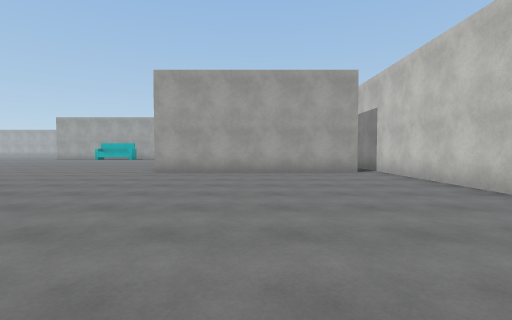
view 1 (above)

17 first-person views from a walk through a Unity game level. The camera is 1.3 m above the floor, tilts 2° down and sees 85° across. The floor is counted in squares, 2 m on a side. Each view is taken from the middle of a square. On the plan, view 1 faces up. The plan holds only what a view shows up to about 9 squares ahead; the rest is blank. The place goes on beyond the plan. Surface patterns are stand-ins for the level's own textures.

view 2
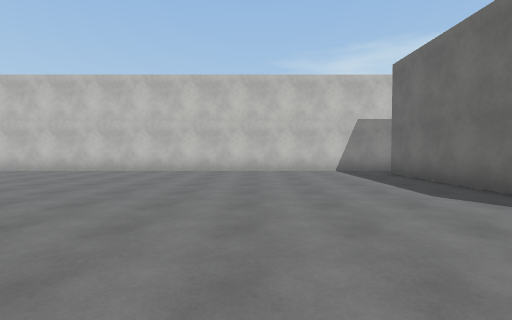

view 3
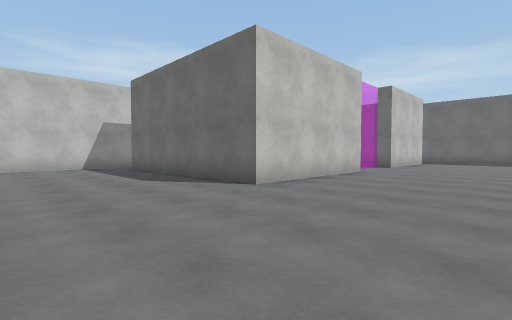

view 4
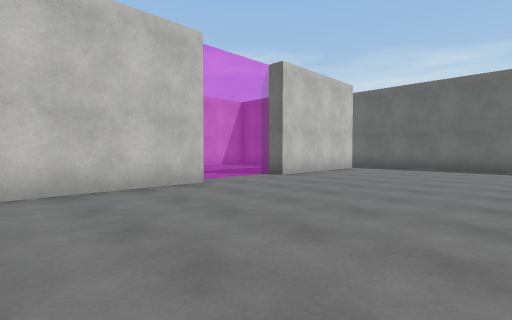

view 5
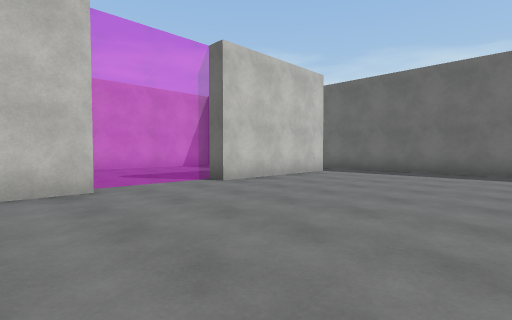

view 6
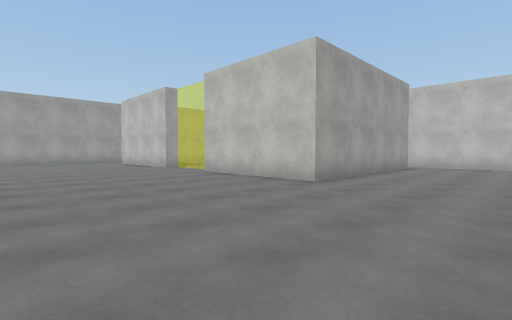

view 7
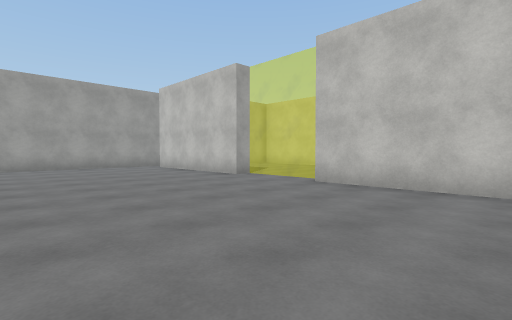

view 8
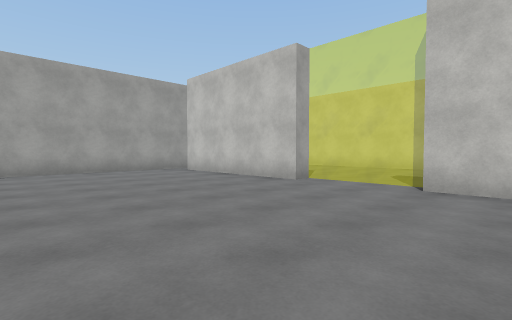

view 9
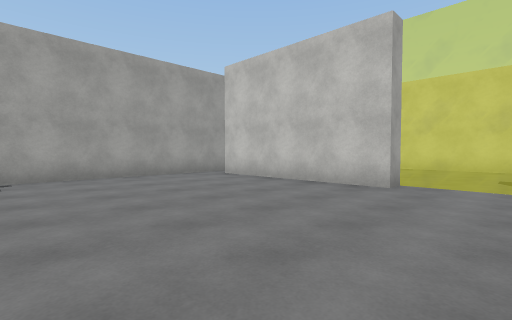

view 10
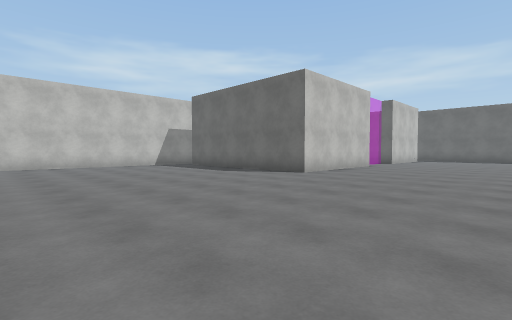

view 11
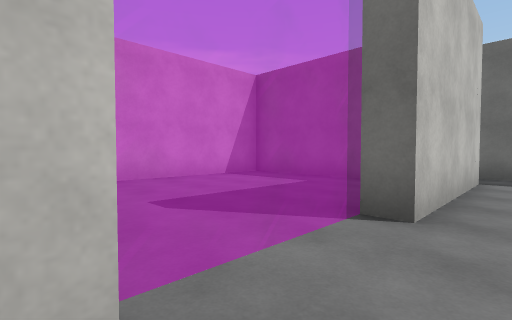

view 12
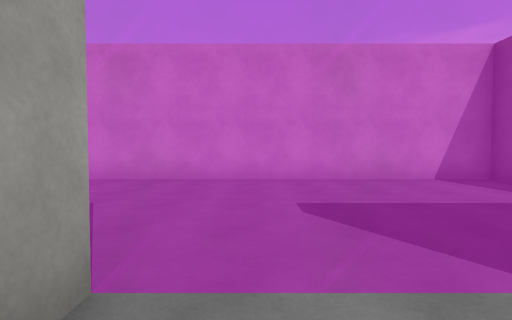

view 13
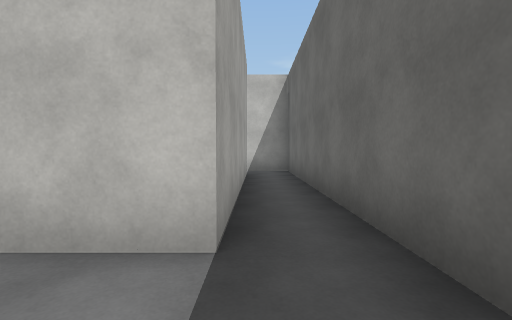

view 14
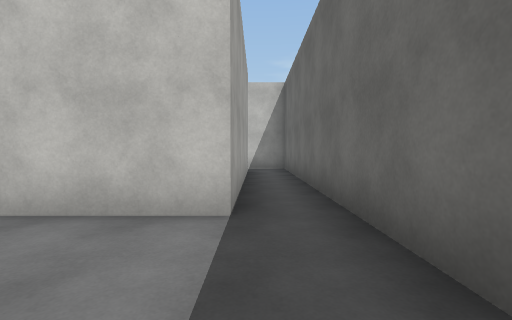

view 15
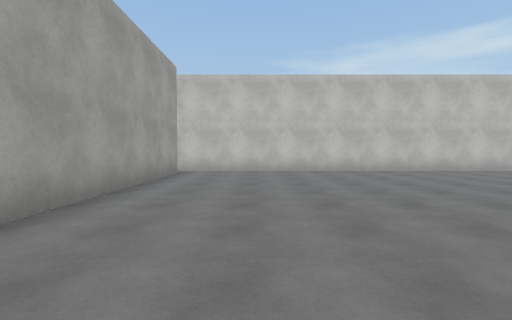

view 16
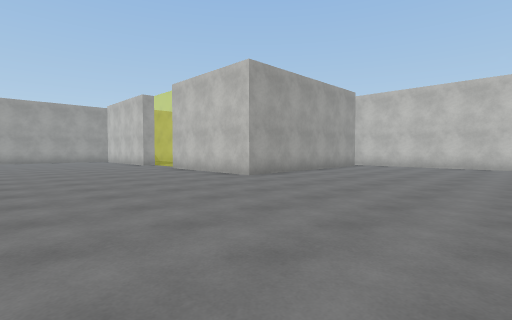

view 17
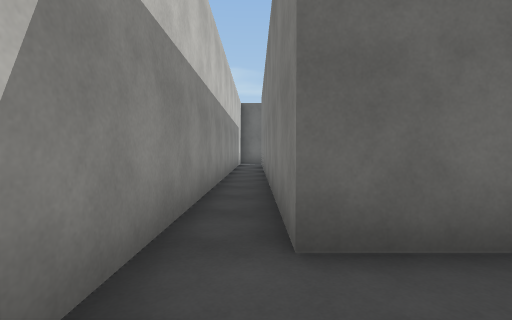

### Floor plan
Points are (right, up) in squares from view 1. A wall is a line through its corners. A room is listed if a view was taken in it or the views show most of it. See-through windows are left out.
Room 1 (views 1, 2, 3, 4, 5, 6, 7, 8, 9, 10, 11, 12, 13, 14, 15, 16, 17)
walls: (3, 8.2) (-3, 8.2) (-3, 12.2); (-2.8, -8.3) (-3.3, -8.3) (-3.3, -3.8) (2.7, -3.8) (2.7, -10.6); (-2.4, 14.7) (-3, 14.7) (-3, 19.2); (3.7, -10.9) (3.7, 9); (-3.3, -14.8) (-3.3, -10.8) (-2.8, -10.8); (-2.4, 20) (-7.8, 20); (-7.6, -16) (-3.4, -16)
ways out: opening at (-3, -15) to room 2; opening at (3, -15) to room 2
Room 2 (no view inside)
walls: (2.1, -14.8) (-3.3, -14.8); (-3.4, -16) (3.7, -16) (3.7, -14.6)
ways out: opening at (-3, -15) to room 1; opening at (3, -15) to room 1

Positions as (right, up) in squares from view 1, and headings:
1: (0, 0), facing up
2: (-5, 0), facing right
3: (-7, 0), facing down-right
4: (-8, -5), facing down-right
5: (-8, -7), facing down-right
6: (-8, 5), facing up-right
7: (-8, 9), facing up-right
8: (-8, 11), facing up-right
9: (-8, 13), facing up-right
10: (-8, 3), facing down-right
11: (-4, -8), facing down-right
12: (-4, -9), facing right
13: (-5, -15), facing right
14: (-6, -15), facing right
15: (-5, 6), facing right
16: (-8, 3), facing up-right
17: (3, -2), facing down
